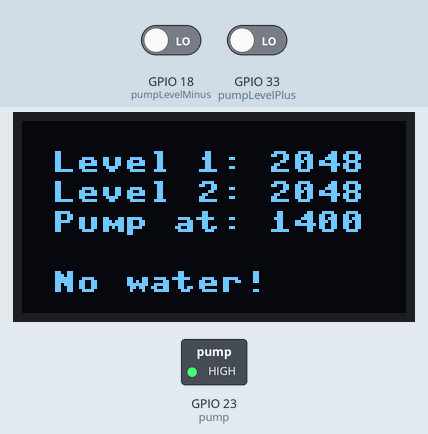
Bench run of a program on a simulated ESP32 board running MicroPython. Parts: 128×64 one-colour display, switched loads named in the program (green lamp = pin HIGH). Inputs (shaded band) come from the test bench; at power-on: GPIO 18 (pumpLevelMinus) LOW, GPIO 33 (pumpLevelPlus) LOW. Library files of the repository ran but are not shown: ssd1306.py.

Above: at 1.2 s.
1.3 s: GPIO 18 (pumpLevelMinus) driven HIGH
At 2.9 s:
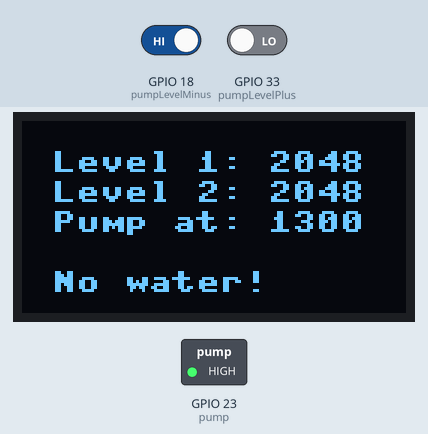
3.0 s: GPIO 33 (pumpLevelPlus) driven HIGH
4.5 s: GPIO 18 (pumpLevelMinus) driven LOW
At 4.7 s:
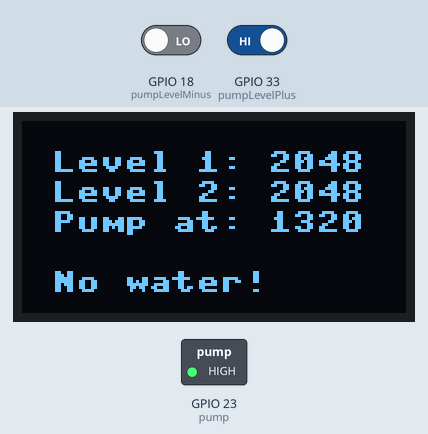
Timing chart, 0 to 7.5 s (numbered marks = the images above; inputs shaded):
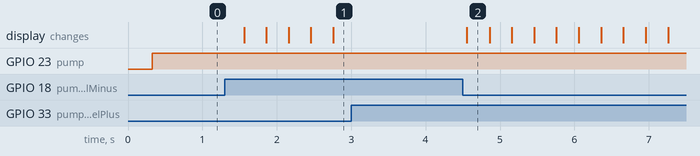

Measured:
- after the input at 1.3 s, the display: first changes after 0.26 s (image 1 shows a later state)
- after the input at 3.0 s, every drawn part: stays the same
- after the input at 4.5 s, the display: changes after 0.05 s (image 2)

The program:

main.py
```python
from machine import Pin, Timer, ADC, I2C
import time
import ssd1306

waterLevel1 = 5000
waterLevel2 = 5000

i2c = I2C(scl=Pin(22), sda=Pin(21), freq=400000)

display = ssd1306.SSD1306_I2C(128, 64, i2c)

tim = Timer(-1)
tim2 = Timer(0)

runningPump = False

pumpAtLevel = 1400
buttonPump = Pin(5, Pin.IN)

pumpLevelMinus = Pin(18, Pin.IN)
pumpLevelPlus = Pin(33, Pin.IN)
readSensorButton = Pin(25, Pin.IN)

floatSensor = Pin(19, Pin.IN, Pin.PULL_UP)

waterSensor1 = ADC(Pin(35))
waterSensor2 = ADC(Pin(34))

waterSensor1.atten(ADC.ATTN_6DB)
waterSensor2.atten(ADC.ATTN_6DB)

pump = Pin(23, Pin.OUT, value = 0)

def printScreen():
    display.fill(0)

    display.text("Level 1: " + str(waterLevel1), 10, 10)
    display.text("Level 2: " + str(waterLevel2), 10, 20)
    display.text("Pump at: " + str(pumpAtLevel), 10, 30)

    if (floatSensor.value() == 0 and buttonPump.value() == 1) or runningPump:
        display.text("Pumping!", 10, 40)

    if floatSensor.value() == 1:
        display.text("No water!", 10, 50)

    display.show()

def runPump():
    global runningPump

    if (floatSensor.value() == 1):
        return None

    if (runningPump == True):
        return None

    runningPump = True

    printScreen()

    pump.off() # Relay inverted, this turns the relay ON
    time.sleep(2)
    pump.on()

    runningPump = False

    printScreen()

def readSensor(timer, shouldPump = True):
    global pumpAtLevel
    global waterLevel1
    global waterLevel2

    waterLevel1 = waterSensor1.read()
    waterLevel2 = waterSensor2.read()

    if (shouldPump and ((waterLevel1 > pumpAtLevel) or (waterLevel2 > pumpAtLevel))):
        runPump()

    printScreen()

def readButtons(timer):
    global pumpAtLevel

    if (floatSensor.value() == 0 and buttonPump.value() == 1):
        pump.off() # Relay inverted, this turns the relay ON
    else:
        pump.on()

    if (pumpLevelMinus.value() == 1 and pumpAtLevel >= 20):
        pumpAtLevel = pumpAtLevel - 20

    if (pumpLevelPlus.value() == 1 and pumpAtLevel <= 4075):
        pumpAtLevel = pumpAtLevel + 20

    if (readSensorButton.value() == 1):
        readSensor(timer, False)

    printScreen()

tim.init(period=1000 * 60, mode=Timer.PERIODIC, callback=readSensor)
tim2.init(period=300, mode=Timer.PERIODIC, callback=readButtons)

readSensor(None)
```
